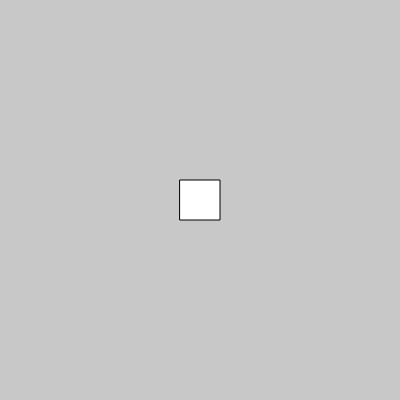
Frame 1 (no input)
Frame 60 (no input): identical to frame 1, image omitted
Frame 120 (the mouse pressed at the canvas centre since frame 60): identical to frame 1, image omitted

The p5.js sketch that drew this single still picture (run headless with seeded random() and noise() and a simulated clock; from frame 60 on, the mouse is pressed at the canvas centre):

// p5.js sketch
// ── sketch.js
let squareWidth = 40;
let position;

function setup() {
  createCanvas(400, 400);
  
  // centre du canvas
  position = createVector(width / 2, height / 2);
}

function draw() {
  background(200);
  fill(255);

  // 1. I want a square centered in the canvas

  rect(position.x - (squareWidth / 2), position.y - (squareWidth / 2), squareWidth);
}
